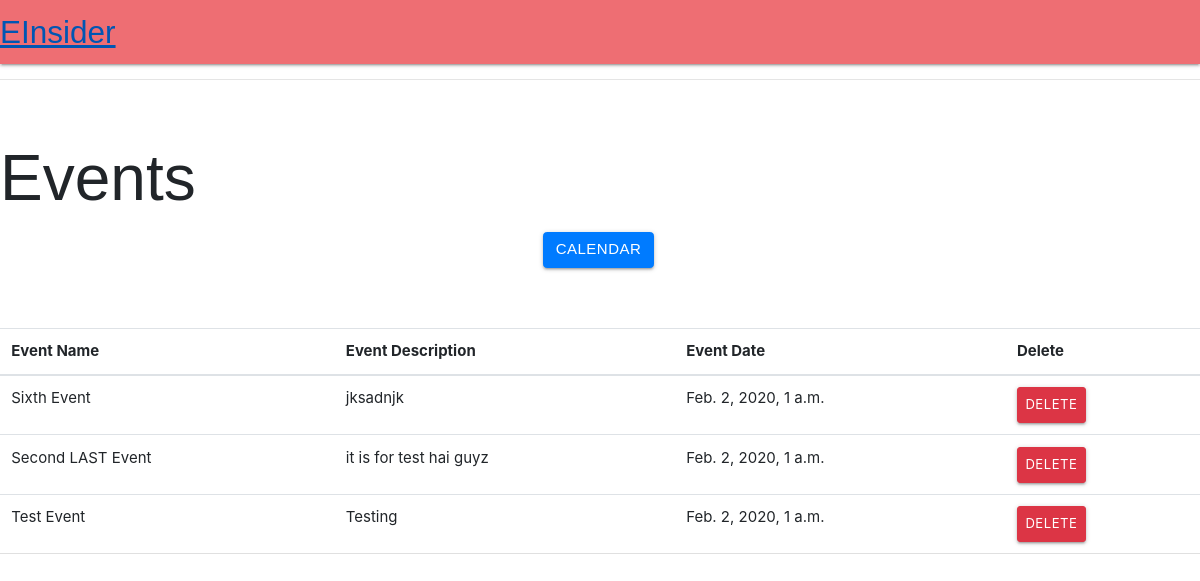
The page /calendar/list/ on the database its author committed.
### cal/models.py (models this page shows, shortened)
class Event(models.Model):
    title=models.CharField(max_length=300)
    description = models.TextField()
    start_time = models.DateTimeField()
    end_time = models.DateTimeField()
    user=models.ForeignKey(User,on_delete=models.CASCADE)

### cal/views.py (the view)
# urls.py: path('calendar/list/',views.event_list,name = 'event_list'),
def event_list(request):
    event = Event.objects.all()
    return render(request, 'cal/event_list.html',{
            'event': event
        })

### cal/templates/cal/event_list.html (shortened to what this page needs)
{% extends 'cal/base.html' %}
{% block content %}
<br><br>
<h2>Events</h2>
	<p>
		<center><a href="{% url 'cal:calendar' %}" class="btn btn-primary">Calendar</a></center>
	</p>
<br><br>
<table class="table">
	<thead>
		<tr>
			<th>Event Name</th>
			<th>Event Description</th>
			<th>Event Date</th>
			<th>Delete</th>
		</tr>
	</thead>
	<tbody>
		{% for e in event %}
			<tr>
				<td>{{e.title}}</td>
				<td>{{e.description}}</td>
				<td>{{e.start_time}}</td>
				<td>
					<form method="POST" action="{% url 'cal:drop_list' e.pk %}">
						<button type="Submit" class="btn btn-danger btn-sm">Delete</button>
					</form>
				</td>
			</tr>
		{% endfor %}
	</tbody>
</table>
{% endblock %}

### cal/static/cal/css/styles.css (style rules this page uses)
body { font-family: "ptsans", "Lato", "Helvetica Neue", Helvetica, Arial, sans-serif; }
.btn { outline: none; color: black; background-color: transparent; box-shadow: 0 0 0 0; margin-right: 3px; }
a { color: #17a2b8; }

### cal/templates/cal/base.html (style rules this page uses)
a { font-family: 'Tahoma', sans-serif; }

### cal/templates/cal/event_list.html (style rules this page uses)
a { font-family: 'Tahoma', sans-serif; }
h2 { font-family: 'Tahoma', sans-serif; font-size: 64px; }

### rows shown on the page
Event: title "Sixth Event", description "jksadnjk", start_time "Feb. 2, 2020, 1 a.m."
Event: title "Second LAST Event", description "it is for test hai guyz", start_time "Feb. 2, 2020, 1 a.m."
Event: title "Test Event", description "Testing", start_time "Feb. 2, 2020, 1 a.m."
